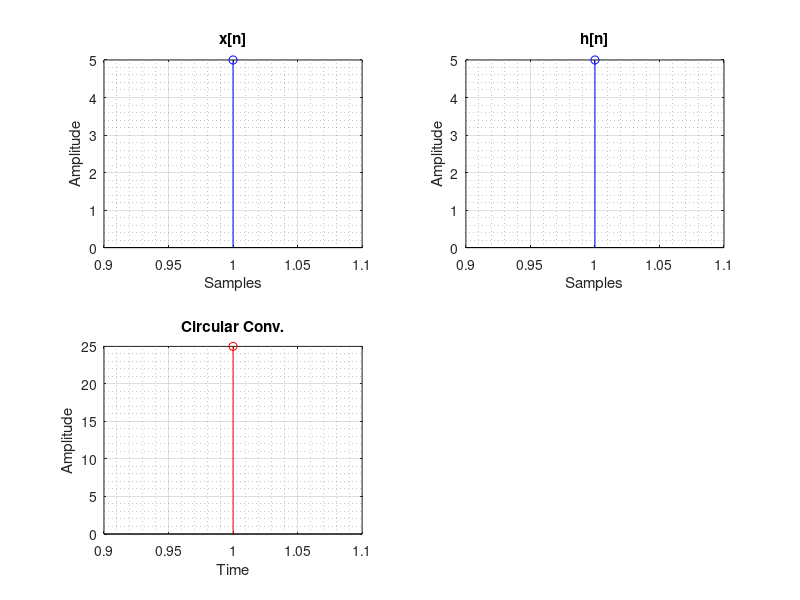

This figure's MATLAB source:
% Program to do Circular Conv. using DFT & IDFT
clc; clear;

%   Circular Conv. = idft (  dft(x[n])  .*  dft(h[n])  )

xn = input('x[n] : ');
hn = input('h[n] : ');

m = length(xn);
n = length(hn);
p = max([m,n]);

% DFT of both input seq.
dft_xn = fft(xn,p);
dft_hn = fft(hn,p);

% Pointwise multiplication
M = dft_xn.*dft_hn;

% IDFT of results
idft_M = ifft(M);

% Plots
figure('Name','Circular Convolution using DFT & IDFT','NumberTitle','off','Color','w')
subplot(2,2,1)
stem(1:m,xn,'b'), grid on, grid minor
title('x[n]')
xlabel('Samples')
ylabel('Amplitude')

subplot(2,2,2)
stem(1:n,hn,'b'), grid on, grid minor
title('h[n]')
xlabel('Samples')
ylabel('Amplitude')

subplot(2,2,3)
stem(1:p,idft_M,'r'), grid on, grid minor
title('Circular Conv.')
xlabel('Time')
ylabel('Amplitude')

print('-clipboard','-dbitmap')
